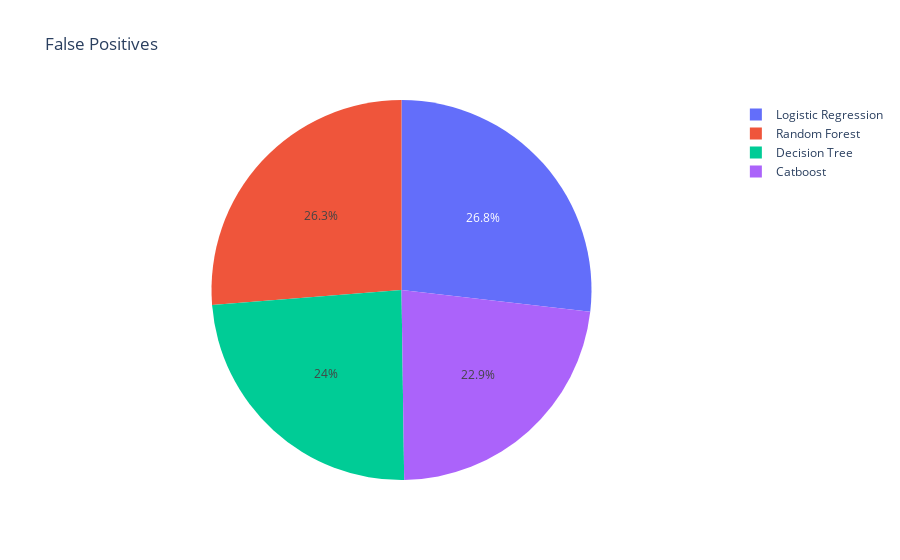

Here is the notebook cell this chart was saved with:
### Code cell
px.pie(data_frame=cm_df, names=cm_df['model'], values=cm_df['False Positives'], title='False Positives')

### Figure 1 — Plotly figure (JSON) as saved in the notebook; plotly's stock layout.template omitted (floating-point values rounded to 4 significant figures)
{"data": [{"domain": {"x": [0, 1], "y": [0, 1]}, "hovertemplate": "model=%{label}<br>False Positives=%{value}<extra></extra>", "labels": ["Random Forest", "Catboost", "Decision Tree", "Logistic Regression"], "legendgroup": "", "name": "", "showlegend": true, "type": "pie", "values": [2969, 2594, 2710, 3034]}], "layout": {"legend": {"tracegroupgap": 0}, "title": {"text": "False Positives"}}}
